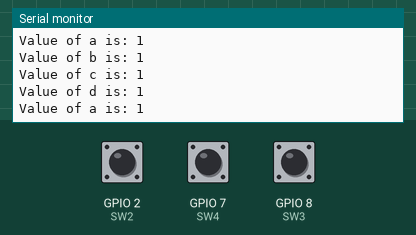
A sketch run on a simulated ESP8266 (NodeMCU). On the bench: the last lines printed to the serial monitor. The test bench sets the inputs (shaded band); at power-on: GPIO 2 (SW2) HIGH, GPIO 7 (SW4) HIGH, GPIO 8 (SW3) HIGH.

Above: at 6.8 s.
6.9 s: GPIO 2 (SW2) pulled LOW for 3 s
At 7.8 s:
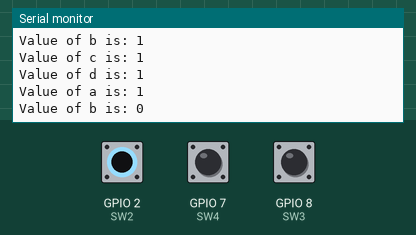
11.4 s: GPIO 7 (SW4) pulled LOW for 3 s
At 14.9 s:
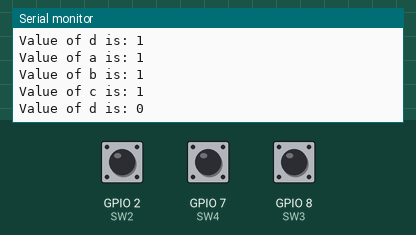
15.9 s: GPIO 8 (SW3) pulled LOW for 3 s
At 18.8 s:
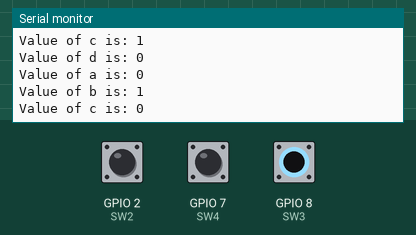

Measured:
- after the input at 6.9 s, the serial monitor: prints a new line after 0.10 s (image 1)
- after the input at 11.4 s, the serial monitor: prints a new line after 2.6 s (image 2)
- after the input at 15.9 s, the serial monitor: prints a new line after 0.10 s (image 3)

The sketch:

Gpio_test.ino
```cpp
#include <Wire.h>
#include "SSD1306.h"

#define SW1 0
#define SW2 2
#define SW3 8
#define SW4 7

int a,b,c,d;
void setup()
{

  pinMode(SW1,INPUT_PULLUP);
  pinMode(SW2,INPUT_PULLUP);
  pinMode(SW3,INPUT_PULLUP);
  pinMode(SW4,INPUT_PULLUP);
  Serial.begin(9600);

}

void loop()
{
  delay(1000);
  a=digitalRead(SW3);
  Serial.println("Value of a is: " + String(a));
   delay(1000);
  b=digitalRead(SW2);
  Serial.println("Value of b is: " + String(b));
  delay(1000);
  c=digitalRead(SW3);
  Serial.println("Value of c is: " + String(c));
  delay(1000);
  d=digitalRead(SW4);
  Serial.println("Value of d is: " + String(d));
  delay(1000);
}
```
